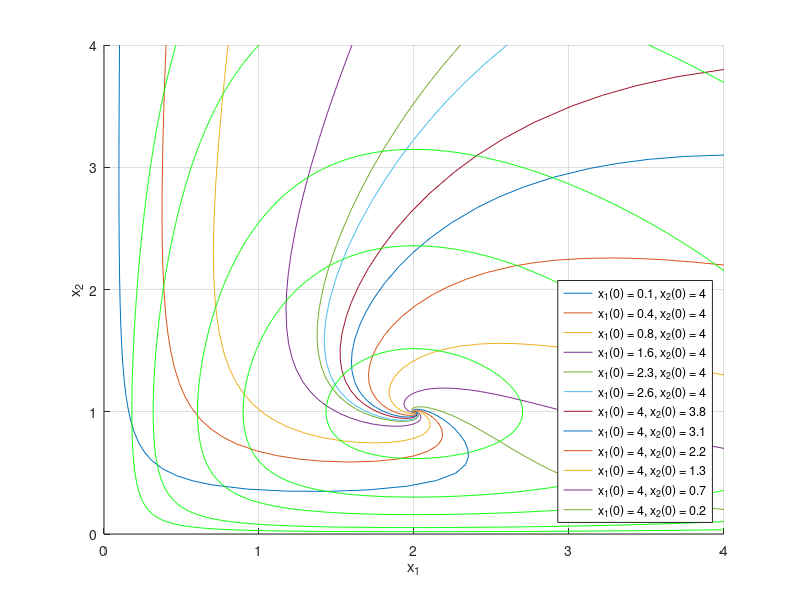

Write the MATLAB code that produced this figure.
function Esempio4_13()
  close all
  clear all
  clc

  % --- Condizioni iniziali che restano nel bacino di attrazione dell'origine ---
  % Vengono simulate a lungo (T = 20)
  x10 = [0.1 0.4 0.8 1.6 2.3 2.6   4   4   4   4   4   4];
  x20 = [  4   4   4   4   4   4 3.8 3.1 2.2 1.3 0.7 0.2];


  x1 = {};
  x2 = {};
  legends = {};

  % Simulazioni con durata T = 20
  for i = 1:length(x10)
    [~, X] = ode45(@sistema, [0 20], [x10(i) x20(i)]);
    x1{i} = X(:,1);
    x2{i} = X(:,2);
    legends{i} = ['x_1(0) = ' num2str(x10(i)) ', x_2(0) = ' num2str(x20(i))];
  endfor

  % --- Grafico delle traiettorie nel piano di fase ---
  figure
  grid on
  hold on
  for n = 1:length(x1)
    plot(x1{n}, x2{n})
  endfor
  axis([0 4 0 4])
  xlabel('x_1'), ylabel('x_2')

  % --- Linea di livello V(x) ---
  xx = 0:0.01:4;
  yy = 0:0.01:4;
  z = zeros(length(xx), length(yy));
  for i = 1:length(xx)
    for j = 1:length(yy)
      z(i,j) = xx(i) - 2*(1 + log(xx(i)/2)) + yy(j) - 1*(1 + log(yy(j)/1));
    endfor
  endfor
  contour(xx, yy, z', [0.1 0.5 1 2 3], 'g');

  legend(legends, 'Location', 'SouthEast');
  hold off
endfunction

function [xp] = sistema(t, x)
  %   x1dot(t) = x1(t)(3 - x1(t) - x2(t))
  %   x2dot(t) = x2(t)(x1(t) - x2(t) -1)
  xp = [ x(1)*(3 - x(1) - x(2)) ...
         x(2)*(x(1) - x(2) - 1)];
endfunction
